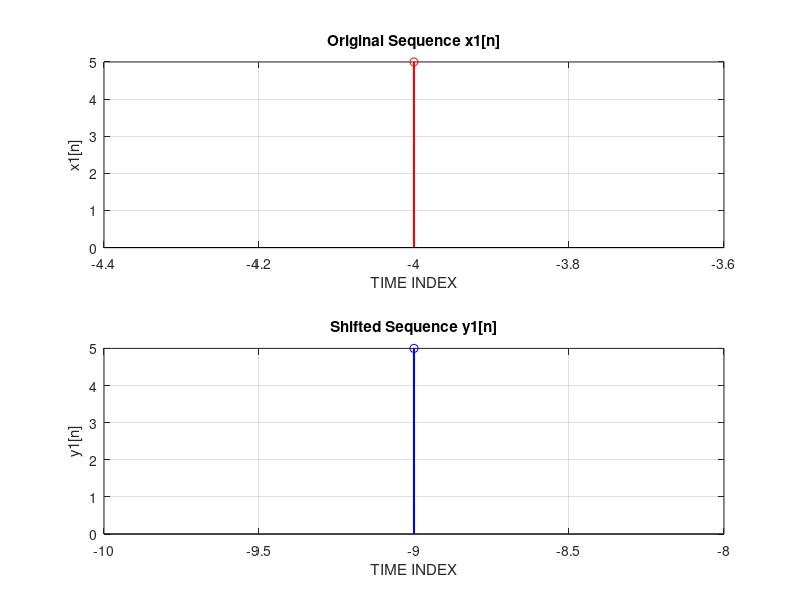
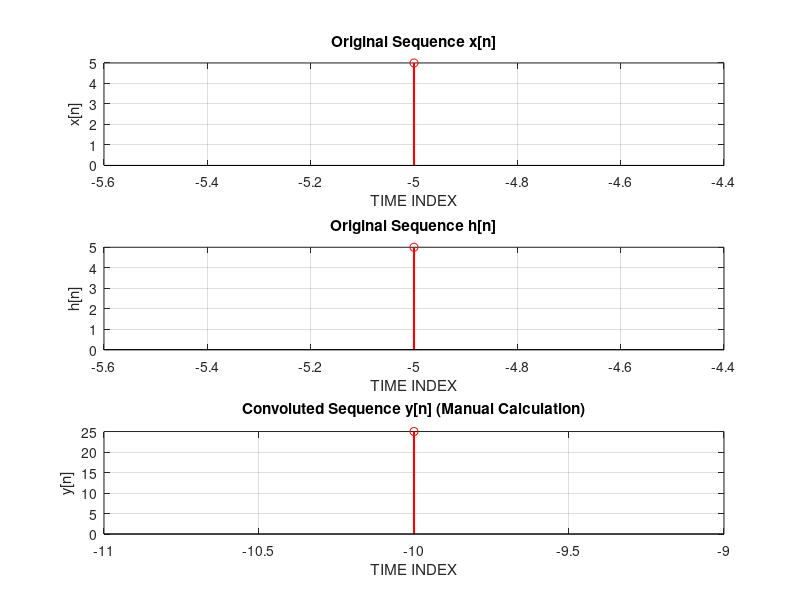

The MATLAB source for these figures, in order:
% Question 1

x1 = input('Enter the samples of x1[n] as a vector (e.g., [1 2 3 4]): ');
n1_zero = input('Enter the position of n=0 for x1[n] (index): ');
t = input('Enter the time delay/advance (positive for delay, negative for advance): ');

n1 = (1:length(x1)) - n1_zero;

y1 = n1 - t;

figure;

subplot(2,1,1);
stem(n1, x1, 'r', 'LineWidth', 1.5); grid on;
xlabel('TIME INDEX'); ylabel('x1[n]');
title('Original Sequence x1[n]');

subplot(2,1,2);
stem(y1, x1, 'b', 'LineWidth', 1.5); grid on;
xlabel('TIME INDEX'); ylabel('y1[n]');
title(['Shifted Sequence y1[n]']);

% Question 2
x = input('Enter the samples of x[n] as a vector (e.g., [1 2 3 4]): ');
n1_zero = input('Enter the position of n=0 for x[n] (index): ');

h = input('Enter the samples of h[n] as a vector (e.g., [1 2 3 4]): ');
n2_zero = input('Enter the position of n=0 for h[n] (index): ');

n1 = (0:length(x)-1) - n1_zero;
n2 = (0:length(h)-1) - n2_zero;

n3 = (0:(length(x) + length(h) - 2)) - (n1_zero + n2_zero);
y = zeros(1, length(n3));

for i = 1:length(x)
    for j = 1:length(h)
        y(i + j - 1) = y(i + j - 1) + x(i) * h(j);
    end
end

figure;
subplot(3,1,1);
stem(n1, x, 'r', 'LineWidth', 1.5); grid on;
xlabel('TIME INDEX'); ylabel('x[n]');
title('Original Sequence x[n]');

subplot(3,1,2);
stem(n2, h, 'r', 'LineWidth', 1.5); grid on;
xlabel('TIME INDEX'); ylabel('h[n]');
title('Original Sequence h[n]');

subplot(3,1,3);
stem(n3, y, 'r', 'LineWidth', 1.5); grid on;
xlabel('TIME INDEX'); ylabel('y[n]');
title('Convoluted Sequence y[n] (Manual Calculation)');
